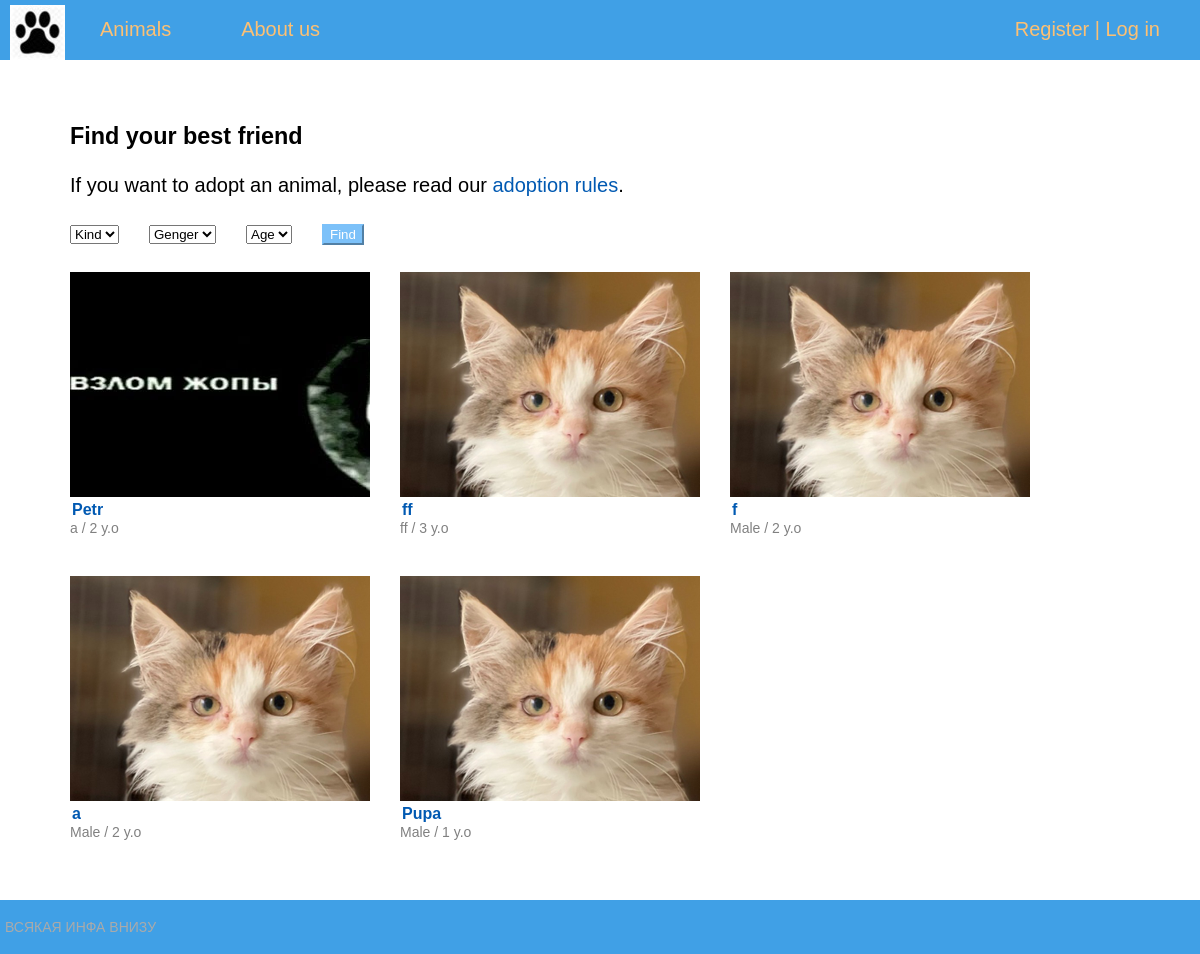
/animals/, run on an earlier commit of the app's database.
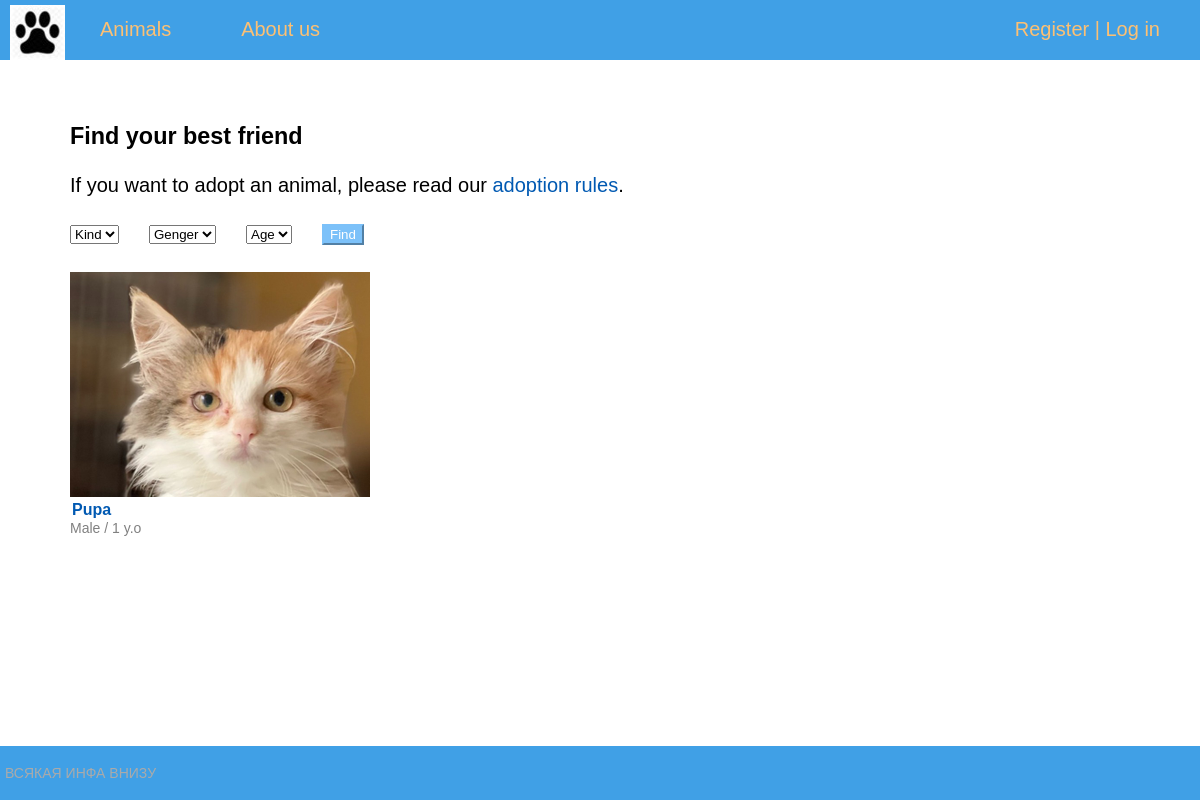
And on a later commit of the database.
### shelter/models.py (models this page shows, shortened)
class Animal(models.Model):
    name = models.CharField(max_length=30, default="")
    kind = models.CharField(max_length=15)
    breed = models.CharField(max_length=50)
    age = models.IntegerField(default="")
    color = models.CharField(max_length=50)
    gender = models.CharField(max_length=10)
    discription = models.TextField()
    photo = models.ImageField(upload_to='photos/%Y/%m/%d')
    added = models.DateTimeField(auto_now_add=True)
    edited = models.DateTimeField(auto_now=True)
    def get_absolute_url(self):
        return reverse('animal', kwargs={'animalid': self.pk})
    class Meta:
        ordering = ('-added',)

### shelter/views.py (the view, shortened to what this page needs)
# urls.py: path('animals/', AnimalList.as_view(), name='animals'),
class AnimalList(DataMixin, ListView):
    model = Animal
    template_name = 'shelter/animal.html'
    context_object_name = 'animal'
    def get(self, request, *args, **kwargs):
        f_kind = request.GET.get('kind', '')
        f_gender = request.GET.get('gender', '')
        f_age = request.GET.get('age', '')
        self.object_list = Animal.objects.all()
        if f_kind != '':
            if f_kind == 'cat':
                self.object_list = self.object_list.filter(kind='Cat')
            elif f_kind == 'dog':
                self.object_list = self.object_list.filter(kind='Dog')
        if f_gender != '':
            if f_gender == 'female':
                self.object_list = self.object_list.filter(gender='Female')
            elif f_gender == 'male':
                self.object_list = self.object_list.filter(gender='Male')
        context = self.get_context_data(object_list=self.object_list)
        return self.render_to_response(context)
    def get_context_data(self, *, object_list=None, **kwargs):
        context = super().get_context_data(**kwargs)
        context['title'] = "Animals"
        context['menu'] = menu
        return context

### shelter/templates/shelter/animal.html (shortened to what this page needs)
{% extends 'shelter/base.html' %}
{% block content %}
<div class="container">
    <div id="filters">
        <h3>Find your best friend</h3>
        <p>If you want to adopt an animal, please read our <a class="link-rules" href="">adoption rules</a>.</p>
        <form action="" method="get">
            <div class="row">
                <div class="animal_filters">
                    <select class="form-control" name="kind">
                        <option value="">Kind</option>
                    </select>
                </div>
                <div class="animal_filters">
                    <select class="form-control" name="gender">
                        <option value="">Genger</option>
                    </select>
                </div>
                <div class="animal_filters">
                    <select class="form-control" name="age">
                        <option value="">Age</option>
                    </select>
                </div>
                <div class="animal_filters">
                    <button type="submit" class="animal_btn">Find</button>
                </div>
            </div>
        </form>
    </div>
    <br>
    <div class="row">
    {% for a in animal %}
        <div class="animal-item">
            <a href="{{ a.get_absolute_url }}">
                <div class="animal-image-list">
                    <img src="{{ a.photo.url }}" alt="">
                </div>
                <div class="animal-description-">
                    <div class="animal-name-list ">
                        {{ a.name }}
                    </div>
                    <div class="animal-info-list">
                        {{ a.gender }} / {{ a.age }} y.o
                    </div>
                </div>
            </a>
        </div>
    {% endfor %}
    </div>
</div>
{% endblock content %}

What changed in the data, as far as the page shows it:
removed Animal: photo (picture), name "Petr", gender "a", age "2"
removed Animal: photo (picture), name "ff", gender "ff", age "3"
removed Animal: photo (picture), name "f", gender "Male", age "2"
removed Animal: photo (picture), name "a", gender "Male", age "2"
